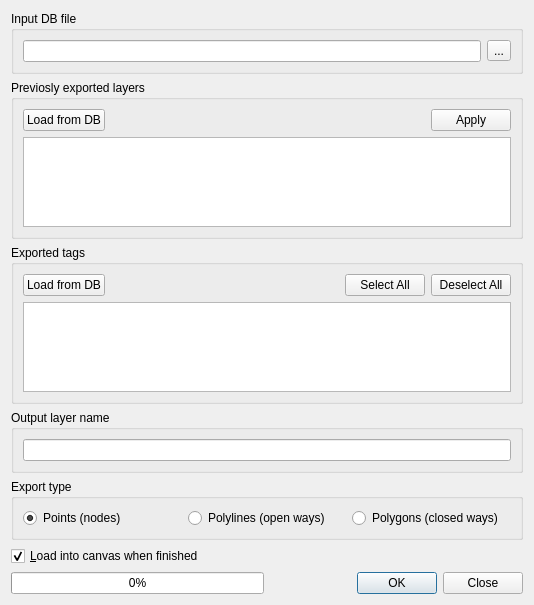
<?xml version="1.0" encoding="UTF-8"?>
<ui version="4.0">
 <class>QgsOSMExportDialog</class>
 <widget class="QDialog" name="QgsOSMExportDialog">
  <property name="geometry">
   <rect>
    <x>0</x>
    <y>0</y>
    <width>534</width>
    <height>605</height>
   </rect>
  </property>
  <property name="windowTitle">
   <string>Export OpenStreetMap topology to SpatiaLite</string>
  </property>
  <layout class="QVBoxLayout" name="verticalLayout_3">
   <item>
    <widget class="QGroupBox" name="groupBox">
     <property name="title">
      <string>Input DB file</string>
     </property>
     <layout class="QHBoxLayout" name="horizontalLayout_3">
      <item>
       <widget class="QLineEdit" name="editDbFileName"/>
      </item>
      <item>
       <widget class="QToolButton" name="btnBrowseDb">
        <property name="text">
         <string>...</string>
        </property>
       </widget>
      </item>
     </layout>
    </widget>
   </item>
   <item>
    <widget class="QGroupBox" name="groupBox_5">
     <property name="title">
      <string>Previosly exported layers</string>
     </property>
     <layout class="QVBoxLayout" name="verticalLayout_4">
      <item>
       <layout class="QHBoxLayout" name="horizontalLayout_7">
        <item>
         <widget class="QPushButton" name="pushButton">
          <property name="text">
           <string>Load from DB</string>
          </property>
         </widget>
        </item>
        <item>
         <spacer name="horizontalSpacer_3">
          <property name="orientation">
           <enum>Qt::Horizontal</enum>
          </property>
          <property name="sizeHint" stdset="0">
           <size>
            <width>40</width>
            <height>20</height>
           </size>
          </property>
         </spacer>
        </item>
        <item>
         <widget class="QPushButton" name="pushButton_2">
          <property name="text">
           <string>Apply</string>
          </property>
         </widget>
        </item>
       </layout>
      </item>
      <item>
       <widget class="QTreeView" name="treeView"/>
      </item>
     </layout>
    </widget>
   </item>
   <item>
    <widget class="QGroupBox" name="groupBox_3">
     <property name="title">
      <string>Exported tags</string>
     </property>
     <layout class="QVBoxLayout" name="verticalLayout_2">
      <item>
       <layout class="QHBoxLayout" name="horizontalLayout">
        <item>
         <widget class="QPushButton" name="btnLoadTags">
          <property name="text">
           <string>Load from DB</string>
          </property>
         </widget>
        </item>
        <item>
         <spacer name="horizontalSpacer">
          <property name="orientation">
           <enum>Qt::Horizontal</enum>
          </property>
          <property name="sizeHint" stdset="0">
           <size>
            <width>40</width>
            <height>20</height>
           </size>
          </property>
         </spacer>
        </item>
        <item>
         <widget class="QPushButton" name="btnSelectAll">
          <property name="text">
           <string>Select All</string>
          </property>
         </widget>
        </item>
        <item>
         <widget class="QPushButton" name="btnUnselectAll">
          <property name="text">
           <string>Deselect All</string>
          </property>
         </widget>
        </item>
       </layout>
      </item>
      <item>
       <widget class="QTreeView" name="viewTags">
        <property name="sortingEnabled">
         <bool>true</bool>
        </property>
       </widget>
      </item>
     </layout>
    </widget>
   </item>
   <item>
    <widget class="QGroupBox" name="groupBox_2">
     <property name="title">
      <string>Output layer name</string>
     </property>
     <layout class="QVBoxLayout" name="verticalLayout">
      <item>
       <widget class="QLineEdit" name="editLayerName"/>
      </item>
     </layout>
    </widget>
   </item>
   <item>
    <widget class="QGroupBox" name="groupBox_4">
     <property name="title">
      <string>Export type</string>
     </property>
     <layout class="QHBoxLayout" name="horizontalLayout_2">
      <item>
       <widget class="QRadioButton" name="radPoints">
        <property name="text">
         <string>Points (nodes)</string>
        </property>
        <property name="checked">
         <bool>true</bool>
        </property>
       </widget>
      </item>
      <item>
       <widget class="QRadioButton" name="radPolylines">
        <property name="text">
         <string>Polylines (open ways)</string>
        </property>
       </widget>
      </item>
      <item>
       <widget class="QRadioButton" name="radPolygons">
        <property name="text">
         <string>Polygons (closed ways)</string>
        </property>
       </widget>
      </item>
     </layout>
    </widget>
   </item>
   <item>
    <widget class="QCheckBox" name="chkLoadWhenFinished">
     <property name="text">
      <string>&amp;Load into canvas when finished</string>
     </property>
     <property name="checked">
      <bool>true</bool>
     </property>
    </widget>
   </item>
   <item>
    <layout class="QHBoxLayout" name="horizontalLayout_4">
     <item>
      <widget class="QProgressBar" name="progressBar">
       <property name="value">
        <number>0</number>
       </property>
      </widget>
     </item>
     <item>
      <widget class="QDialogButtonBox" name="buttonBox">
       <property name="orientation">
        <enum>Qt::Horizontal</enum>
       </property>
       <property name="standardButtons">
        <set>QDialogButtonBox::Close|QDialogButtonBox::Ok</set>
       </property>
      </widget>
     </item>
    </layout>
   </item>
  </layout>
 </widget>
 <tabstops>
  <tabstop>editDbFileName</tabstop>
  <tabstop>btnBrowseDb</tabstop>
  <tabstop>radPoints</tabstop>
  <tabstop>radPolylines</tabstop>
  <tabstop>radPolygons</tabstop>
  <tabstop>editLayerName</tabstop>
  <tabstop>btnLoadTags</tabstop>
  <tabstop>btnSelectAll</tabstop>
  <tabstop>btnUnselectAll</tabstop>
  <tabstop>viewTags</tabstop>
 </tabstops>
 <resources/>
 <connections/>
</ui>
